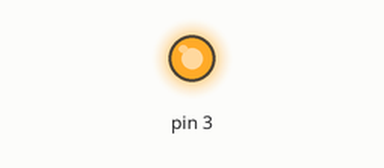
Recording of a sketch running on a simulated Arduino Uno, built with avr-gcc and run on an emulated ATmega328P. Parts: output pins drawn as LEDs (lit = HIGH).

Above: at 0.5 s.
At 2.5 s:
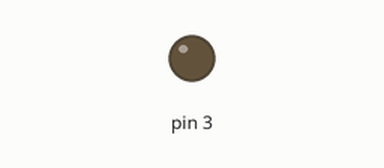
Timing chart, 0 to 5.2 s (numbered marks = the images above):
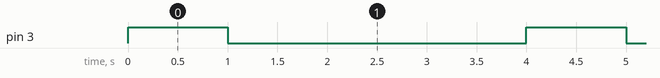

Measured:
- by itself, pin 3: alternates HIGH for 1.0 s and LOW for 3.0 s

The sketch:

Story_1.ino
```cpp
void setup()
{
pinMode(PIN3, OUTPUT);


}

void loop()
{
digitalWrite(PIN3, HIGH);
delay(1000);
digitalWrite(PIN3, LOW);
delay(1000);

digitalWrite(PIN2, HIGH);
delay(1000);
digitalWrite(PIN2, LOW);
delay(1000);
}
```
